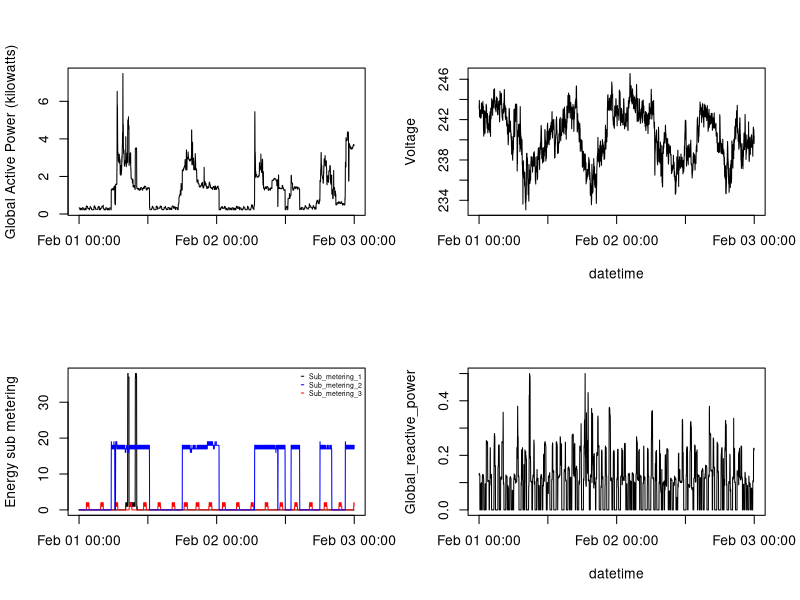

The R script that drew this image:
d = read.table("data_.txt", header = TRUE)
t <- strptime(paste(d$Date, d$Time, sep=" "), "%d/%m/%Y %H:%M:%S")

par(mfrow = c(2,2))

# 1st graph
plot(t, d$Global_active_power, type = "l",ylab = "Global Active Power (kilowatts)", xlab = "")

# 2nd graph
with(d, plot(t, Voltage, type = "l", xlab = "datetime"))

# 3rd graph
plot(t, d$Sub_metering_1, type = "l", ylab = "Energy sub metering", xlab = "")
lines(t, d$Sub_metering_2, col = "red")
lines(t, d$Sub_metering_3, col = "blue")
legend("topright", pch = "-", bty = "n", cex=0.5, pt.cex = 1, col = c("black", "blue", "red"), legend = c("Sub_metering_1", "Sub_metering_2", "Sub_metering_3"))

# 4th graph
with(d, plot(t, Global_reactive_power, type = "l", xlab = "datetime"))

dev.copy(png, file = "plot4.png")
dev.off()